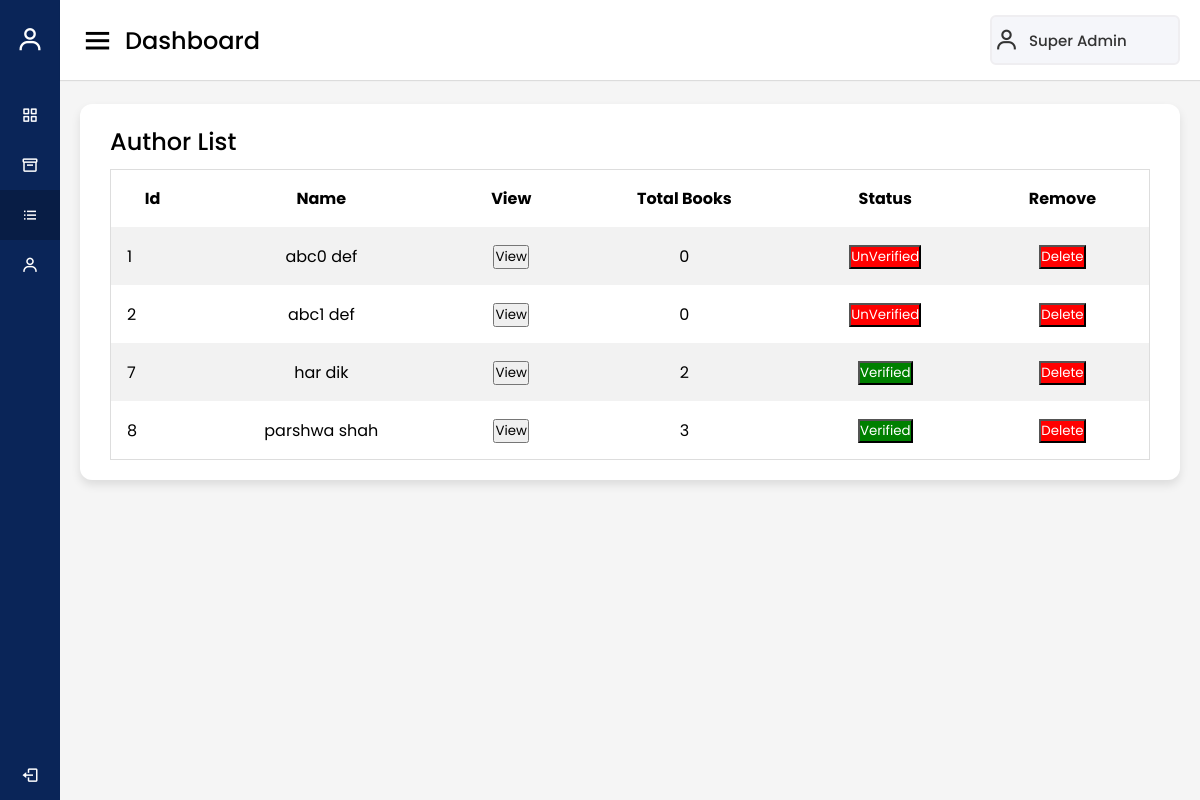
Screenshot of /Admin/author.php (signed in) with the database file from the repository.
### tables this page shows
CREATE TABLE `admin_data` (
  `admin_id` int(11) NOT NULL,
  `admin_first_name` varchar(20) NOT NULL,
  `admin_last_name` varchar(20) NOT NULL,
  `admin_email` varchar(100) NOT NULL,
  `admin_password` varchar(20) NOT NULL
);

CREATE TABLE `author_data` (
  `author_id` int(11) NOT NULL,
  `author_first_name` varchar(20) NOT NULL,
  `author_last_name` varchar(20) NOT NULL,
  `author_email` varchar(100) NOT NULL,
  `author_phone_no` bigint(11) NOT NULL,
  `author_password` varchar(20) NOT NULL,
  `author_gender` varchar(10) NOT NULL,
  `author_city` varchar(20) NOT NULL,
  `author_state` varchar(20) NOT NULL,
  `author_pincode` int(11) NOT NULL,
  `author_email_status` int(1) NOT NULL,
  `author_verified` int(1) NOT NULL
);

### Admin/author.php (the view, shortened to what this page needs)
<?php
if(isset($_SESSION['ad_id'])){
?>
<!DOCTYPE html>
<html lang="en" dir="ltr">
<head>
  <link rel="stylesheet" href="./style.css">
  <link href='https://unpkg.com/boxicons@2.0.7/css/boxicons.min.css' rel='stylesheet'>
</head>
<?php
include "../database/connect.php";
$id = $_SESSION['ad_id'];
$que1 = mysqli_query($con, "SELECT * FROM admin_data WHERE admin_id=$id");
$arr1 = mysqli_fetch_array($que1);
$que2 = mysqli_query($con, "SELECT * FROM author_data WHERE author_email_status=1 order by author_verified");
?>
<body>
  <div class="sidebar">
    <div class="logo-details">
      <i class='bx bx-user bx-flashing'></i>
      <span class="logo_name">Admin Pannel</span>
    </div>
    <ul class="nav-links">
      <li>
        <a href="./index.php">
          <i class='bx bx-grid-alt'></i>
          <span class="links_name">Dashboard</span>
        </a>
      </li>
      <li>
        <a href="./book_review.php">
          <i class='bx bx-box'></i>
          <span class="links_name">Book</span>
        </a>
      </li>
      <li>
        <a href="./author.php" class="active">
          <i class='bx bx-list-ul'></i>
          <span class="links_name">Author list</span>
        </a>
      </li>
      <li>
        <a href="./profile.php">
          <i class='bx bx-user'></i>
          <span class="links_name">Profile</span>
        </a>
      </li>
      <li class="log_out">
        <a href="../logout.php">
          <i class='bx bx-log-out'></i>
          <span class="links_name">Log out</span>
        </a>
      </li>
    </ul>
  </div>
  <section class="home-section">
    <nav>
      <div class="sidebar-button">
        <i class='bx bx-menu sidebarBtn'></i>
        <span class="dashboard">Dashboard</span>
      </div>
      <div class="profile-details">
        <i class='bx bx-user'></i>
        <a href="./profile.php"><span class="admin_name"><?php echo $arr1['admin_first_name'], " ", $arr1['admin_last_name'];  ?></span></a>
      </div>
    </nav>
    <div class="home-content">
      <div class="sales-boxes">
        <div class="recent-sales box">
          <div class="title">Author List</div>
          <div class="sales-details">
            <table>
              <tr>
                <th style="text-align: center;">Id</th>
                <th style="text-align: center;">Name</th>
                <th style="text-align: center;">View</th>
                <th style="text-align: center;">Total Books</th>
                <th style="text-align: center;">Status</th>
                <th style="text-align: center;">Remove</th>
              </tr>
              <?php
              while ($arr2 = mysqli_fetch_array($que2)) {
              ?>
                <tr>
                  <td><?php echo $arr2['author_id']; ?></td>
                  <td><?php echo $arr2['author_first_name'], " ", $arr2['author_last_name']; ?></td>
                  <td><a href="./author_view.php?id=<?php echo $arr2['author_id']; ?>"><button>View</button></a></td>
                  <?php
                  if ($arr2['author_verified'] == 0) {
                  ?>
                    <td>0</td>
                    <td><a href="./author_verified.php?status=1&id=<?php echo $arr2['author_id']; ?>"><button class="author-unverified-button">UnVerified</button></a></td>
                  <?php
                  } else {
                    $tmpid = $arr2['author_id'];
                    $tmpq = mysqli_query($con, "SELECT * FROM ebook_data WHERE author_id=$tmpid");
                    $tmparr = mysqli_num_rows($tmpq);
                  ?>
                    <td><?php echo $tmparr; ?></td>
                    <td><a href="./author_verified.php?status=0&id=<?php echo $arr2['author_id']; ?>"><button class="author-verified-button">Verified</button></a></td>
                  <?php
                  }
                  ?>
                  <td><a href="../Admin/delete_author.php?id=<?php echo $arr2['author_id']; ?>"><button class="author-unverified-button">Delete</button></a></td>
                </tr>
              <?php
              }
              ?>
            </table>
          </div>
        </div>
      </div>
    </div>
  </section>
</body>
</html>
<?php
} else {
  header("Location: ../login.html");
}
?>

### Admin/style.css (style rules this page uses)
* { margin: 0; padding: 0; box-sizing: border-box; font-family: 'Poppins', sans-serif; text-decoration: none; }
.sidebar { position: fixed; height: 100%; width: 240px; background: #0A2558; transition: all 0.5s ease; }
.sidebar .logo-details { height: 80px; display: flex; align-items: center; }
.sidebar .logo-details i { font-size: 28px; font-weight: 500; color: #fff; min-width: 60px; text-align: center }
.sidebar .logo-details .logo_name { color: #fff; font-size: 24px; font-weight: 500; }
.sidebar .nav-links { margin-top: 10px; }
.sidebar .nav-links li { position: relative; list-style: none; height: 50px; }
.sidebar .nav-links li a { height: 100%; width: 100%; display: flex; align-items: center; text-decoration: none; transition: all 0.4s ease; }
.sidebar .nav-links li a.active { background: #081D45; }
.sidebar .nav-links li i { min-width: 60px; text-align: center; font-size: 18px; color: #fff; }
.sidebar .nav-links li a .links_name { color: #fff; font-size: 15px; font-weight: 400; white-space: nowrap; }
.sidebar .nav-links .log_out { position: absolute; bottom: 0; width: 100%; }
.home-section { position: relative; background: #f5f5f5; min-height: 100vh; width: calc(100% - 240px); left: 240px; transition: all 0.5s ease; }
.home-section nav { display: flex; justify-content: space-between; height: 80px; background: #fff; display: flex; align-items: center; position: fixed; width: calc(100% - 240px); left: 240px; z-index: 100; padding: 0 20px; box-shadow: 0 1px 1px rgba(0, 0, 0, 0.1); transition: all 0.5s ease; }
.home-section nav .sidebar-button { display: flex; align-items: center; font-size: 24px; font-weight: 500; }
nav .sidebar-button i { font-size: 35px; margin-right: 10px; }
.home-section nav .profile-details { display: flex; align-items: center; background: #F5F6FA; border: 2px solid #EFEEF1; border-radius: 6px; height: 50px; min-width: 190px; padding: 0 15px 0 2px; }
nav .profile-details .admin_name { font-size: 15px; font-weight: 500; color: #333; margin: 0 10px; white-space: nowrap; }
nav .profile-details i { font-size: 25px; color: #333; }
.home-section .home-content { position: relative; padding-top: 104px; }
.home-content .sales-boxes { display: flex; justify-content: space-between; }
.home-content .sales-boxes .recent-sales { width: 100%; background: #fff; padding: 20px 30px; margin: 0 20px; border-radius: 12px; box-shadow: 0 5px 10px rgba(0, 0, 0, 0.1); }
.home-content .sales-boxes .sales-details { display: flex; align-items: center; justify-content: space-between; }
.sales-boxes .box .title { font-size: 24px; font-weight: 500; margin-bottom: 10px; }
table { border-collapse: collapse; border-spacing: 0; width: 100%; border: 1px solid #ddd; }
th, td { text-align: center; padding: 16px; }
th:first-child, td:first-child { text-align: left; }
tr:nth-child(even) { background-color: #f2f2f2 }
.author-unverified-button { background-color: red; color: white; }
.author-verified-button { background-color: green; color: white; }
a { text-decoration: none; }
@media (max-width: 1240px) { .sidebar { width: 60px; } }
@media (max-width: 1240px) { .home-section { width: calc(100% - 60px); left: 60px; } }
@media (max-width: 1240px) { .home-section nav { width: calc(100% - 60px); left: 60px; } }

### rows the page displays
admin_data: admin_first_name "Super", admin_last_name "Admin"
author_data: author_id "1", author_first_name "abc0", author_last_name "def"
author_data: author_id "2", author_first_name "abc1", author_last_name "def"
author_data: author_id "7", author_first_name "har", author_last_name "dik", tmparr "2"
author_data: author_id "8", author_first_name "parshwa", author_last_name "shah", tmparr "3"
